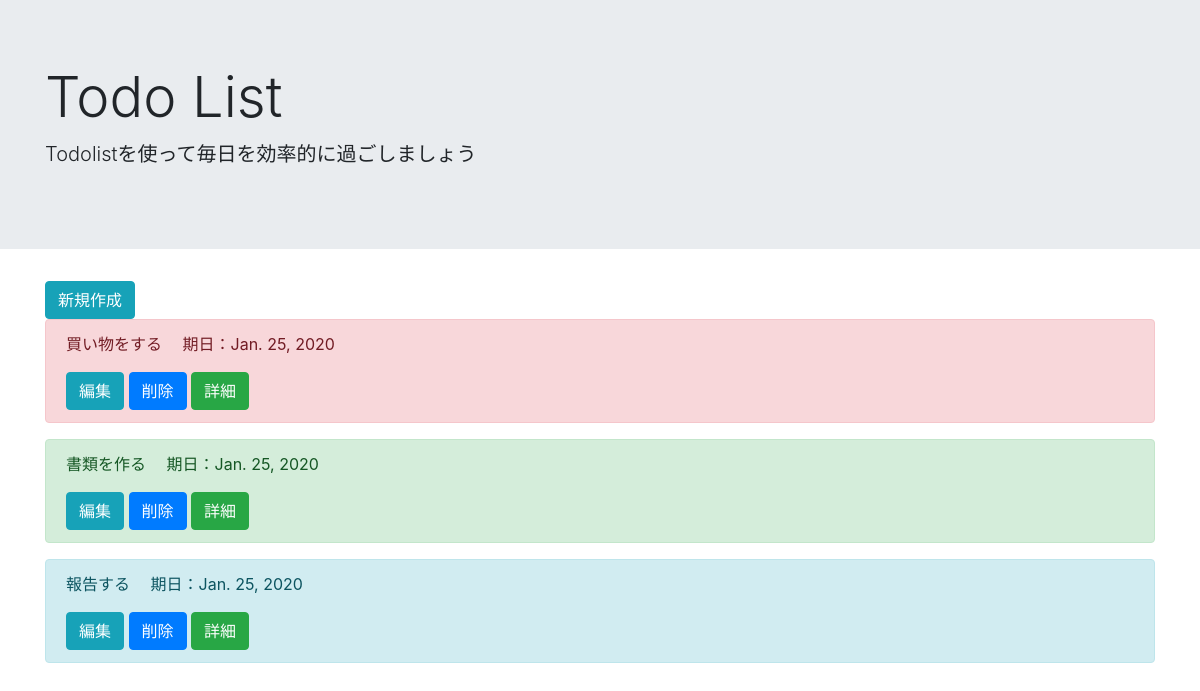
/list/, run on an earlier commit of the app's database.
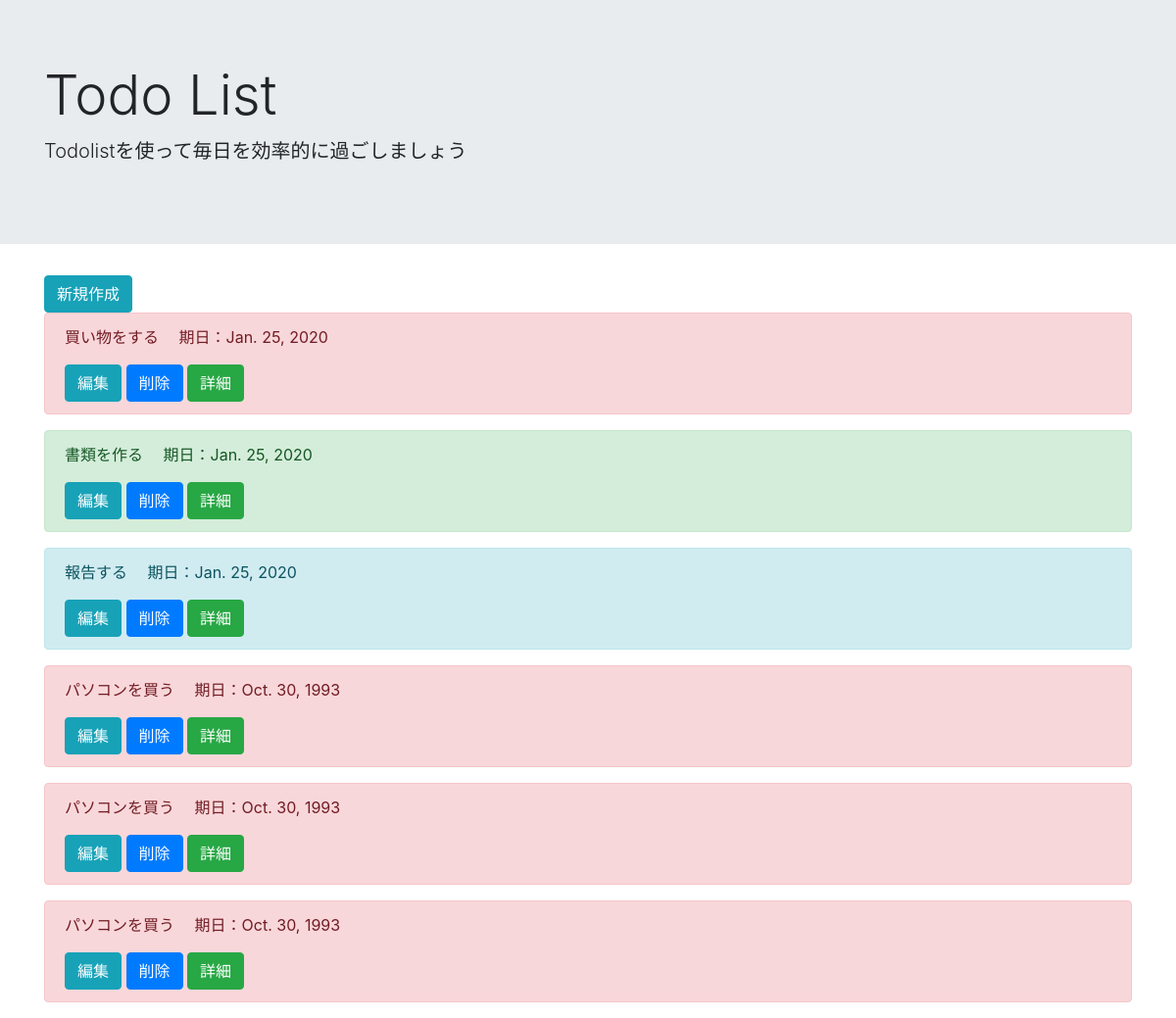
And on a later commit of the database.
### todo/models.py (models this page shows, shortened)
class TodoModel(models.Model):
    title = models.CharField(max_length=100)
    memo = models.TextField()
    priority = models.CharField(
        max_length = 50,
        choices = PRIORITY
    )
    duedate = models.DateField()

### todo/views.py (the view)
# urls.py: path('list/', TodoList.as_view(), name='list'),
class TodoList(ListView):
    template_name = 'list.html'
    model = TodoModel

### templates/list.html
{% extends 'base.html' %}
{% block header %}
<div class="jumbotron jumbotron-fluid">
  <div class="container">
    <h1 class="display-4">Todo List</h1>
    <p class="lead">Todolistを使って毎日を効率的に過ごしましょう</p>
  </div>
</div>
{% endblock %}
{% block content %}
<div class="container">
  <a href="{% url 'create' %}" class="btn btn-info" tabindex="-1" role="button" aria-disabled="true">新規作成</a>
  {% for item in object_list %}
<div class="alert alert-{{ item.priority}}" role="alert">
  <p>{{ item.title }} 　期日：{{ item.duedate }}</p>
  <a href="{% url 'update' item.pk %}" class="btn btn-info" tabindex="-1" role="button" aria-disabled="true">編集</a>
  <a href="{% url 'delete' item.pk %}" class="btn btn-primary" tabindex="-1" role="button" aria-disabled="true">削除</a>
  <a href="{% url 'detail' item.pk %}" class="btn btn-success" tabindex="-1" role="button" aria-disabled="true">詳細</a>
</div>
{% endfor %}
</div>
{% endblock content %}

What changed in the data, as far as the page shows it:
added TodoModel: title "パソコンを買う", duedate "Oct. 30, 1993"
added TodoModel: title "パソコンを買う", duedate "Oct. 30, 1993"
added TodoModel: title "パソコンを買う", duedate "Oct. 30, 1993"
